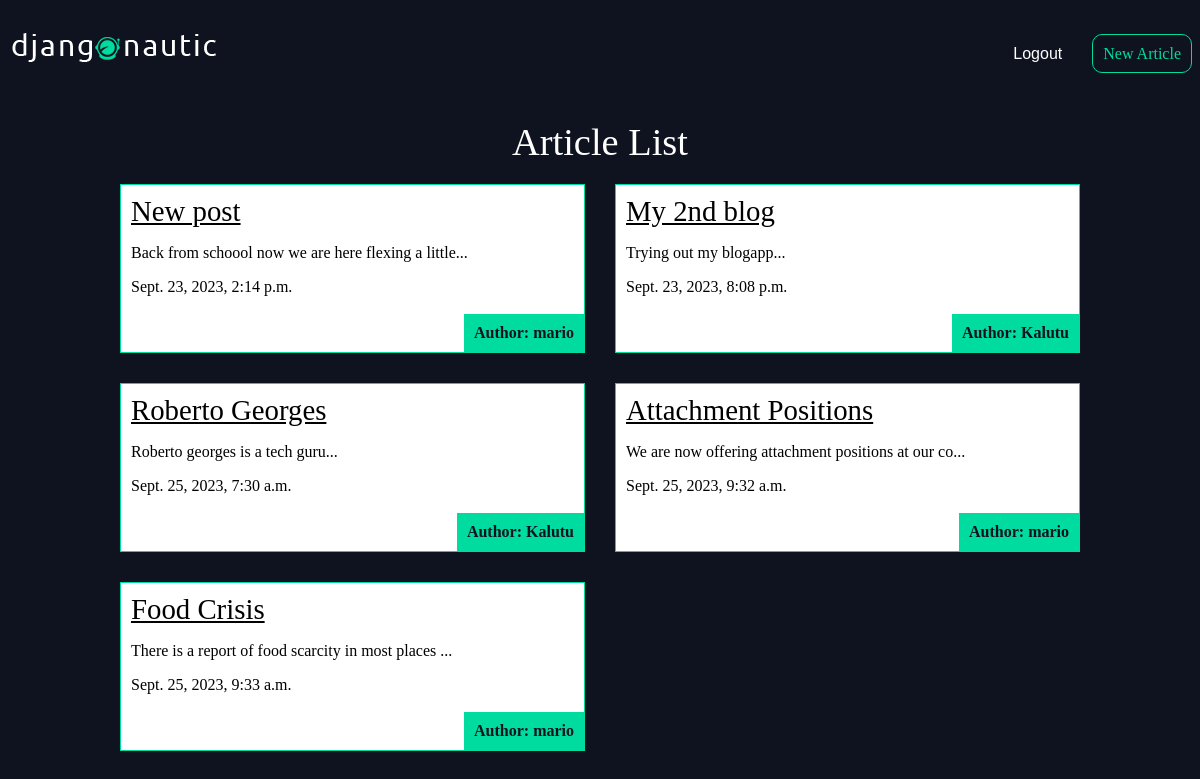
The app's page / (signed in) with its own data.
### articles/models.py (models this page shows, shortened)
class Article(models.Model):
    title = models.CharField(max_length=100)
    slug = models.SlugField()
    body = models.TextField()
    date = models.DateTimeField(auto_now_add=True)
    thumb = models.ImageField(default="default.png", blank=True)
    author = models.ForeignKey(User, default=None, on_delete=models.CASCADE)
    def snippet(self):
        return self.body[:50] + "..."

### articles/views.py (the view)
# urls.py: path('', article_list, name='list'),
def article_list(request):
    articles = Article.objects.all().order_by('date')
    return render(request, 'articles/article_list.html', {"articles":articles})

### articles/templates/articles/article_list.html
{% extends 'base.html' %}
{% block content %}
    <h1>Article List</h1>
    <div class="articles">
        {% for article in articles %}
            <div class="article">
                <h2><a class="black" href="{% url 'articles:detail' slug=article.slug %}">{{article.title}}</a></h2>
                <p>{{article.snippet}}</p>
                <p>{{article.date}}</p>
                <p class="author">Author: {{ article.author }}</p>
            </div>
        {% endfor %}
    </div>
{% endblock %}

### articles/static/css/styles.css (style rules this page uses)
body { background-color: #0f121f; background-image: url(../img/star.jpg); background-repeat: no-repeat; color: #fff; }
h1, h2, h3, h4, h5 { font-weight: normal; margin: 0; }
a { color: #fff; text-decoration: none; }
.wrapper h1 { text-align: center; margin: 20px auto; font-size: 2.4em; }
.articles { display: grid; grid-template-columns: 1fr 1fr; grid-gap: 30px; }
.article { padding: 10px; border: 1px solid #00dba0; position: relative; padding-bottom: 40px; background-color: #fff; color: black; }
.black { color: black; font-size: 1.5em; text-decoration: underline; }
.article h2 { font-size: 1.2em; color: black; }
.article .author { padding: 10px; background-color: #00dba0; position: absolute; right: 0; bottom: 0; margin: 0; color: #0f121f; font-weight: 600; }

### records on screen
Article: title "New post", snippet "Back from schoool now we are here flexing a little...", date "Sept. 23, 2023, 2:14 p.m.", author "mario"
Article: title "My 2nd blog", snippet "Trying out my blogapp...", date "Sept. 23, 2023, 8:08 p.m.", author "Kalutu"
Article: title "Roberto Georges", snippet "Roberto georges is a tech guru...", date "Sept. 25, 2023, 7:30 a.m.", author "Kalutu"
Article: title "Attachment Positions", snippet "We are now offering attachment positions at our co...", date "Sept. 25, 2023, 9:32 a.m.", author "mario"
Article: title "Food Crisis", snippet "There is a report of food scarcity in most places ...", date "Sept. 25, 2023, 9:33 a.m.", author "mario"
